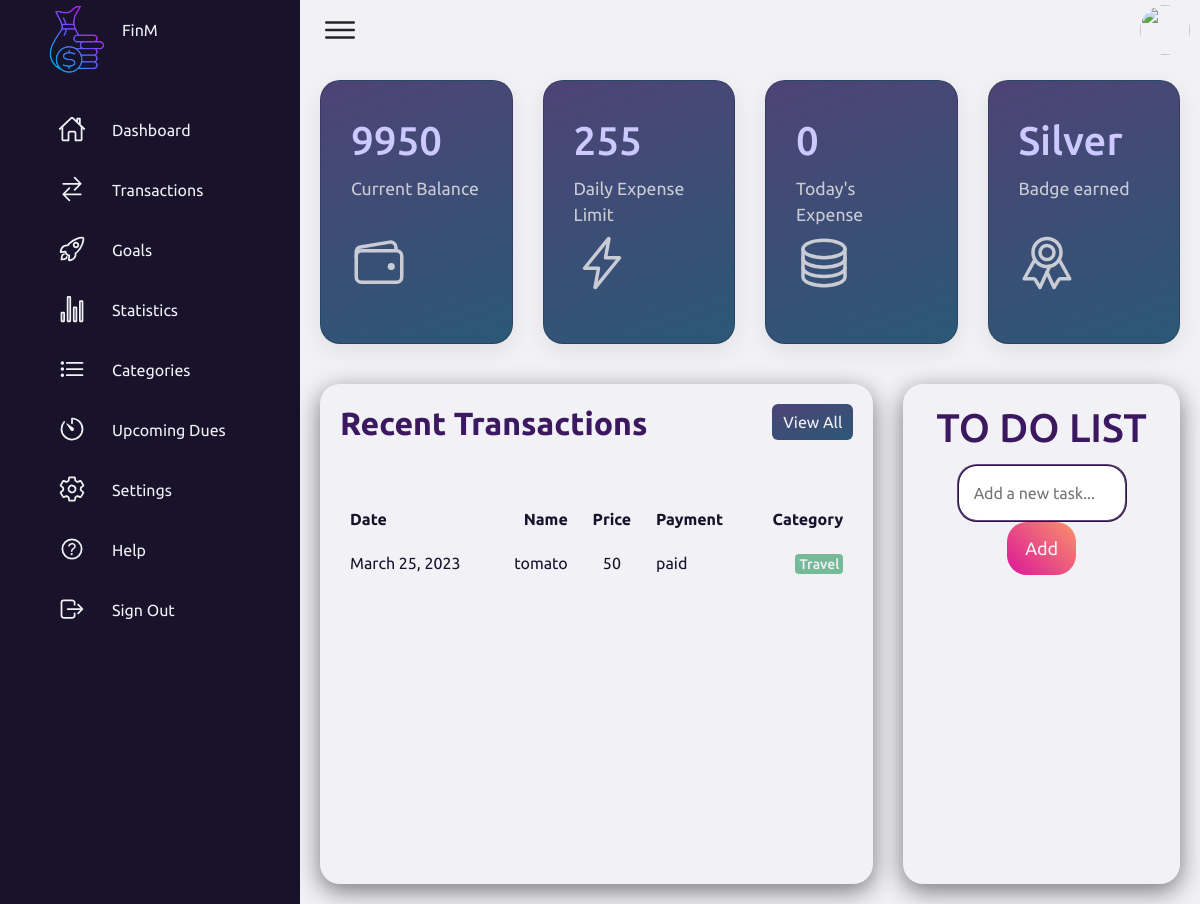
Page /dashb/ (signed in) on the committed database.
### app1/models.py (models this page shows, shortened)
class Details(models.Model):
    username = models.OneToOneField(User, on_delete=models.CASCADE)
    curbal = models.PositiveIntegerField(default = 0)
    image = models.ImageField(default='adminp.jpg', upload_to='Profile_Images')
    dail_el = models.PositiveIntegerField(default=0)
    Today_ex = models.PositiveIntegerField(default=0)
    date = models.DateTimeField(auto_now_add=True)
    badge = models.CharField(max_length=100)
    def dail_el(self):
        now=datetime.datetime.now()
        p=calendar.monthrange(now.year,now.month)[1]
        dail_el=(self.curbal // (p-now.month))-100
        return dail_el
    def badge(self):
        if self.curbal>90000:
            badge="Platinum"
        elif self.curbal>50000:
            badge="Gold"
        elif self.curbal>1000:
            badge="Silver"
        else:
            badge="none"
        return badge

class Transactions(models.Model):
    user = models.ForeignKey(User, on_delete=models.CASCADE)
    date = models.DateTimeField(auto_now_add=True)
    name = models.CharField(max_length=100)
    price = models.PositiveIntegerField(null=True)
    payment = models.CharField(max_length=100)
    category = models.CharField(max_length=50, choices=CATEGORY, null=True)

### app1/views.py (the view)
# urls.py: path('dashb/',user_views.dashb,name='dash'),
def dashb(request):
    items=Transactions.objects.filter(user=request.user).order_by('date')
    context={
        'items':items,
    }
    return render(request,'dashb.html',context)

### templates/dashb.html (shortened to what this page needs)
{% load static %}
<!DOCTYPE html>
<html lang="en">
<head>
    <link href="https://cdn.jsdelivr.net/npm/bootstrap@5.3.0-alpha1/dist/css/bootstrap.min.css" rel="stylesheet">
    <link rel="stylesheet" href="styless.css">
    <link rel="stylesheet" href="todo.css">
    <link rel="stylesheet" href="https://cdnjs.cloudflare.com/ajax/libs/font-awesome/6.3.0/css/all.min.css" />
</head>
<body>
    <div class="contai" >
        <div class="navigation">
            <ul>
                <li>
                    <a href="/">
                        <span class="icon">
                            <img src="{% static 'images/logos.png' %}" class="logos">
                        </span>
                        <span class="title">FinM</span>
                    </a>
                </li>
                <li>
                    <a href="/dashb">
                        <span class="icon">
                            <ion-icon name="home-outline"></ion-icon>
                        </span>
                        <span class="title">Dashboard</span>
                    </a>
                </li>
                <li>
                    <a href="/trans">
                        <span class="icon">
                            <ion-icon name="swap-horizontal-outline"></ion-icon>
                        </span>
                        <span class="title">Transactions</span>
                    </a>
                </li>
                <li>
                    <a href="/dashb">
                        <span class="icon">
                            <ion-icon name="rocket-outline"></ion-icon>
                        </span>
                        <span class="title">Goals</span>
                    </a>
                </li>
                <li>
                    <a href="/stat">
                        <span class="icon">
                            <ion-icon name="stats-chart-outline"></ion-icon>
                        </span>
                        <span class="title">Statistics</span>
                    </a>
                </li>
                <li>
                    <a href="/dashb">
                        <span class="icon">
                            <ion-icon name="list-outline"></ion-icon>
                        </span>
                        <span class="title">Categories</span>
                    </a>
                </li>
                <li>
                    <a href="/dashb">
                        <span class="icon">
                            <ion-icon name="timer-outline"></ion-icon>
                        </span>
                        <span class="title">Upcoming Dues</span>
                    </a>
                </li>
                <li>
                    <a href="/sett">
                        <span class="icon">
                            <ion-icon name="settings-outline"></ion-icon>
                        </span>
                        <span class="title">Settings</span>
                    </a>
                </li>
                <li>
                    <a href="/dashb">
                        <span class="icon">
                            <ion-icon name="help-circle-outline"></ion-icon>
                        </span>
                        <span class="title">Help</span>
                    </a>
                </li>
                <li>
                    <a href="/signin">
                        <span class="icon">
                            <ion-icon name="log-out-outline"></ion-icon>
                        </span>
                        <span class="title">Sign Out</span>
                    </a>
                </li>
            </ul>
        </div>
        <div class="main">
            <div class="topbar">
                <div class="toggle">
                    <ion-icon name="menu-outline"></ion-icon>
                </div>
                <div class="user">
                    <img src="{% static 'images/adminp.jpg' %}" class="logos">
                </div>
            </div>
            <div class="cardBox">
                <div class="card" href="{% url 'curr-bal' %}">
                    <div>
                        <div class="numbers">{{ user.details.curbal }}</div>
                        <div class="cardName">Current Balance</div>
                    </div>
                    <div class="iconBx">
                        <ion-icon name="wallet-outline"></ion-icon>
                    </div>
                </div>
                <div class="card">
                    <div>
                        <div class="numbers">{{ user.details.dail_el }}</div>
                        <div class="cardName">Daily Expense Limit</div>
                    </div>
                    <div class="iconBx">
                        <ion-icon name="flash-outline"></ion-icon>
                    </div>
                </div>
                <div class="card">
                    <div>
                        <div class="numbers">{{ user.details.Today_ex }}</div>
                        <div class="cardName">Today's Expense</div>
                    </div>
                    <div class="iconBx">
                        <ion-icon name="server-outline"></ion-icon>
                    </div>
                </div>
                <div class="card">
                  <div>
                      <div class="numbers">{{ user.details.badge }}</div>
                      <div class="cardName">Badge earned</div>
                  </div>
                  <div class="iconBx">
                    <ion-icon name="ribbon-outline"></ion-icon>
                  </div>
              </div>
            </div>
            <div class="details">
                <div class="recentOrders">
                    <div class="cardHeader">
                        <h2>Recent Transactions</h2>
                        <a href="/trans" class="btn">View All</a>
                    </div>
                    <div style="margin-top: -170px;">
                    <table>
                        <thead >
                            <tr><td>Date</td>
                                <td>Name</td>
                                <td>Price</td>
                                <td>Payment</td>
                                <td>Category</td>
                            </tr>
                        </thead>
                        <tbody class="task_container">
                            {% for item in items %}
                            <tr>
                              <td>{{ item.date.date }}</td>
                              <td>{{ item.name }}</td>
                              <td>{{ item.price }}</td>
                              <td>{{ item.payment }}</td>
                              <td><span class="status delivered">{{ item.category }}</span></td>
                            </tr>
                            {% endfor %}
                        </tbody>
                    </table>
                    </div>
                </div>
                <div class="recentCustomers">
                    <div id="wrapper">
                        <h1>To Do List</h1>
                        <form id="task-area">
                            <input type="text" id="single-task" placeholder="Add a new task...">
                            <button type="submit" class="butto">Add</button>
                        </form>
                    </div>
                </div>
            </div>
        </div>
    </div>
</body>
</html>

### static/images/styless.css (style rules this page uses)
* { font-family: "Ubuntu", sans-serif; margin:0 ; padding: 0; box-sizing: border-box; }
.logos { width: 70px; height: 70px; }
:root { --blue: #18122B; --white: #F1F1F6; --gray: #f5f5f5; --black1: #3B185F; --black2: #635985; --red: red; --crea: #C9CCD5; --lig: #CBC9FF; --da: #371B58; --grad: linear-gradient(-20deg, #2b5876 0%, #4e4376 100%); --gradi: radial-gradient(circle at 10% 20%, rgb(186, 190, 245) 0%, rgb(192, 192, 245) 33.1%, rgb(218, 203, 246) 90%);; }
body { min-height: 100vh; overflow-x: hidden; margin: 0 !important; }
.contai { position: relative; width: 100%; }
.navigation { position: fixed; width: 300px; height: 100%; background: var(--blue); border-left: 10px solid var(--blue); transition: 0.5s; overflow: hidden; }
.navigation ul { position: absolute; top: 0; left: 0; width: 100%; }
.navigation ul li { position: relative; width: 100%; list-style: none; border-top-left-radius: 30px; border-bottom-left-radius: 30px; }
.navigation ul li:nth-child(1) { margin-bottom: 40px; pointer-events: none; }
.navigation ul li a { position: relative; display: block; width: 100%; display: flex; text-decoration: none; color: var(--white); }
.navigation ul li a .icon { position: relative; display: block; min-width: 60px; height: 60px; line-height: 75px; text-align: center; }
.navigation ul li a .icon ion-icon { font-size: 1.75rem; }
.navigation ul li a .title { position: relative; display: block; padding: 0 10px; height: 60px; line-height: 60px; text-align: start; white-space: nowrap; }
.main { position: absolute; width: calc(100% - 300px); left: 300px; min-height: 100vh; background: var(--white); transition: 0.5s; }
.topbar { width: 100%; height: 60px; display: flex; justify-content: space-between; align-items: center; padding: 0 10px; }
.toggle { position: relative; width: 60px; height: 60px; display: flex; justify-content: center; align-items: center; font-size: 2.5rem; cursor: pointer; }
.user { position: relative; width: 50px; height: 50px; border-radius: 50%; overflow: hidden; cursor: pointer; }
.user img { position: absolute; top: 0; left: 0; width: 100%; height: 100%; object-fit: cover; }
.cardBox { position: relative; width: 100%; padding: 20px; display: grid; grid-template-columns: repeat(4, 1fr); grid-gap: 30px; }
.cardBox .card { position: relative; background: var(--grad); padding: 30px; border-radius: 20px; display: flex; justify-content: space-between; cursor: pointer; box-shadow: 0 7px 25px rgba(0, 0, 0, 0.08); }
.cardBox .card .numbers { position: relative; font-weight: 500; font-size: 2.5rem; color: var(--lig); }
.cardBox .card .cardName { color: var(--crea); font-size: 1.1rem; margin-top: 5px; }
.cardBox .card .iconBx { font-size: 3.5rem; color: var(--crea); }
.details { position: relative; width: 100%; padding: 20px; display: grid; grid-template-columns: 2fr 1fr; grid-gap: 30px; }
.details .recentOrders { position: relative; display: grid; min-height: 500px; background: var(--white); padding: 20px; box-shadow: 0 7px 25px rgba(0, 0, 0, 0.5); border-radius: 20px; }
.details .cardHeader { display: flex; justify-content: space-between; align-items: flex-start; }
.cardHeader h2 { font-weight: 600; color: var(--black1); }
.cardHeader .btn { position: relative; padding: 5px 10px; background: var(--grad); text-decoration: none; color: var(--white); border-radius: 6px; }
.details table { width: 100%; border-collapse: collapse; margin-top: 10px; }
.details table thead td { font-weight: 600; }
.details .recentOrders table tr { color: var(--blue); border-bottom: 1px solid rgba(0, 0, 0, 0.1); }
.details .recentOrders table tr:last-child { border-bottom: none; }
.details .recentOrders table tr td { padding: 10px; }
.details .recentOrders table tr td:last-child { text-align: end; }
.details .recentOrders table tr td:nth-child(2) { text-align: end; }
.details .recentOrders table tr td:nth-child(3) { text-align: center; }
.status.delivered { padding: 2px 4px; background: #76BA99; color: var(--white); border-radius: 4px; font-size: 14px; font-weight: 500; }
.recentCustomers { position: relative; display: grid; min-height: 500px; padding: 20px; background: var(--white); box-shadow: 0 7px 25px rgba(0, 0, 0, 0.5); border-radius: 20px; }

### rows in the picture
Transactions: date "March 25, 2023", name "tomato", price "50", payment "paid", category "Travel"

### other values in the picture
{{ user.details.curbal }} "9950"
{{ user.details.dail_el }} "255"
{{ user.details.Today_ex }} "0"
{{ user.details.badge }} "Silver"
